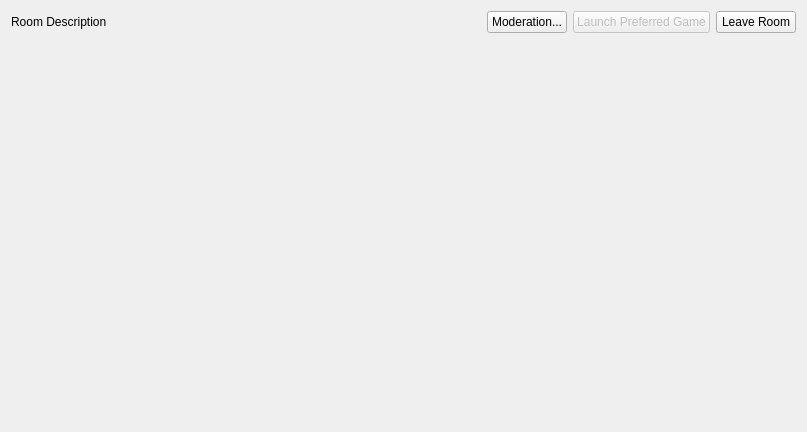
<?xml version="1.0" encoding="UTF-8"?>
<ui version="4.0">
 <class>ClientRoom</class>
 <widget class="QWidget" name="ClientRoom">
  <property name="geometry">
   <rect>
    <x>0</x>
    <y>0</y>
    <width>807</width>
    <height>432</height>
   </rect>
  </property>
  <property name="windowTitle">
   <string>Room Window</string>
  </property>
  <layout class="QVBoxLayout" name="verticalLayout">
   <item>
    <layout class="QVBoxLayout" name="verticalLayout_3">
     <item>
      <layout class="QHBoxLayout" name="horizontalLayout">
       <property name="rightMargin">
        <number>0</number>
       </property>
       <item>
        <widget class="QLabel" name="description">
         <property name="text">
          <string>Room Description</string>
         </property>
        </widget>
       </item>
       <item>
        <spacer name="horizontalSpacer">
         <property name="orientation">
          <enum>Qt::Horizontal</enum>
         </property>
         <property name="sizeHint" stdset="0">
          <size>
           <width>40</width>
           <height>20</height>
          </size>
         </property>
        </spacer>
       </item>
       <item>
        <widget class="QPushButton" name="moderation">
         <property name="text">
          <string>Moderation...</string>
         </property>
         <property name="visible">
          <bool>false</bool>
         </property>
        </widget>
       </item>
       <item>
        <widget class="QPushButton" name="launch_preferred_game">
         <property name="text">
          <string>Launch Preferred Game</string>
         </property>
         <property name="enabled">
          <bool>false</bool>
         </property>
        </widget>
           </item>
           <item>
        <widget class="QPushButton" name="disconnect">
         <property name="text">
          <string>Leave Room</string>
         </property>
        </widget>
       </item>
      </layout>
     </item>
     <item>
      <widget class="ChatRoom" name="chat" native="true"/>
     </item>
    </layout>
   </item>
  </layout>
 </widget>
 <customwidgets>
  <customwidget>
   <class>ChatRoom</class>
   <extends>QWidget</extends>
   <header>multiplayer/chat_room.h</header>
   <container>1</container>
  </customwidget>
 </customwidgets>
 <resources/>
 <connections/>
</ui>
